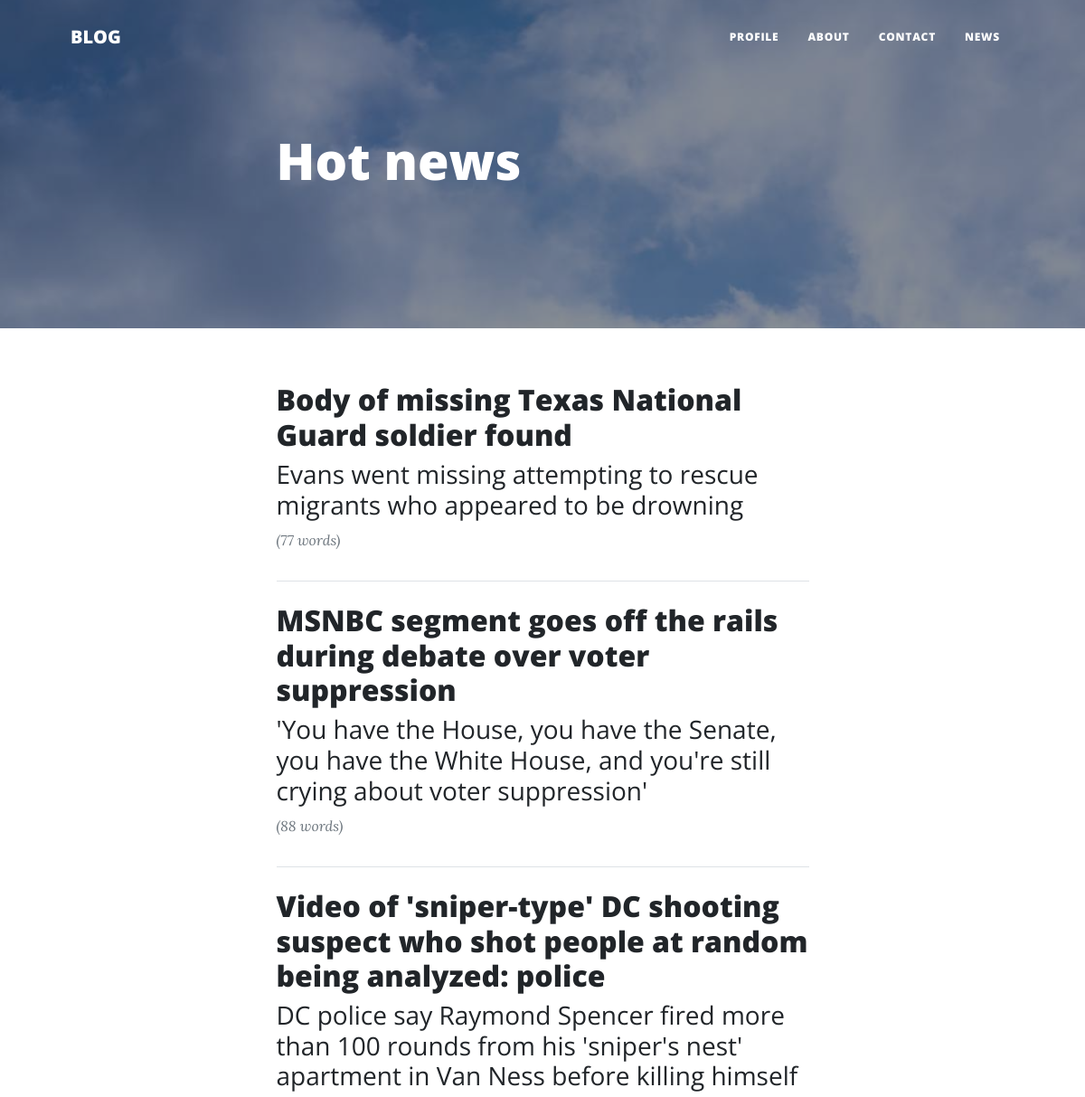
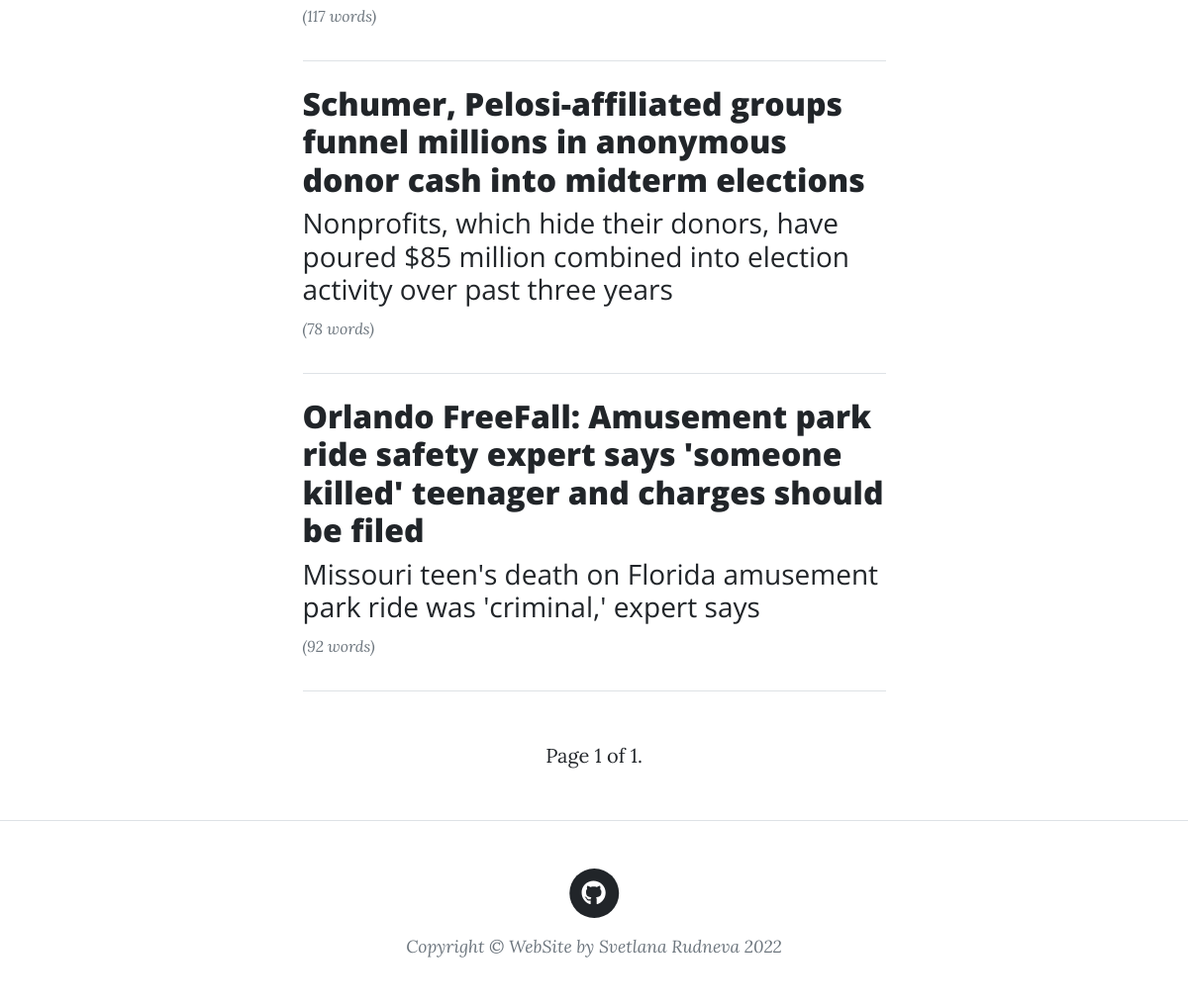
Page /news/ (signed in) on the committed database (2 pictures, top to bottom).
### home/models.py (models this page shows, shortened)
class NewsModel(models.Model):
    class Meta:
        verbose_name_plural = "News"
    title = models.CharField(max_length=300, blank=True, null=True)
    summary = models.CharField(max_length=300, blank=True, null=True)
    content = models.TextField()
    image = models.ImageField(upload_to="blog", blank=True, null=True)
    comments = GenericRelation(Comment)
    slug = models.SlugField(max_length=50, null=True, blank=True)
    published_at = models.CharField(max_length=300, null=True, blank=True)
    link = models.CharField(max_length=300, null=True, blank=True)

### home/views.py (the view)
# urls.py: path('news/', news_from_parser, name="news"),
def news_from_parser(request):
    posts = (
            NewsModel.objects.all()
        )
    number = 20
    current_page = Paginator(posts, 7)
    page = request.GET.get('page')
    context = {}
    try:
        context['posts'] = current_page.page(page)
    except PageNotAnInteger:
        context['posts'] = current_page.page(1)
    except EmptyPage:
        context['posts'] = current_page.page(current_page.num_pages)
    context['number'] = number
    return render(request, "news.html", context)

### home/templates/news.html
{% extends 'base.html' %}
{% load blog_extras crispy_forms_tags %}
{% load static %}
{% block content %}
    <header class="masthead" style='background-image: url("{% static 'img/post.jpg' %}");'>
        <div class="container position-relative px-4 px-lg-5">
            <div class="row gx-4 gx-lg-5 justify-content-center">
                <div class="col-md-10 col-lg-8 col-xl-7">
                    <div class="post-heading">
                        <h1>Hot news</h1>
                    </div>
                </div>
            </div>
        </div>
    </header>
    <div class="container px-4 px-lg-5" style="margin-top: 60px;">
        <div class="row gx-4 gx-lg-5 justify-content-center">
            <div class="col-md-10 col-lg-8 col-xl-7">
                {% for post in posts %}
                    <div class="post-preview">
                        <h2 class="post-title"><a href="{% url 'news_details' post.slug %}">{{ post.title }}</a></h2>
                        {% if post.summary %}
                            <h3 class="post-subtitle" style="font-weight:normal">{{ post.summary|safe }}</h3>
                        {% endif %}
                        <p class="post-meta">
                            <small>({{ post.content|wordcount }} words)</small>
                        </p>
                    </div>
                    <hr class="my-4" />
                {% endfor %}
                {% include 'paginator.html' with page=posts %}
            </div>
        </div>
    </div>
{% endblock %}

### rows in the picture
NewsModel: title "Body of missing Texas National Guard soldier found", summary "Evans went missing attempting to rescue migrants who appeared to be drowning", content "77"
NewsModel: title "MSNBC segment goes off the rails during debate over voter suppression", summary "'You have the House, you have the Senate, you have the White House, and you're still crying about voter suppression'", content "88"
NewsModel: title "Video of 'sniper-type' DC shooting suspect who shot people at random being analyzed: police", summary "DC police say Raymond Spencer fired more than 100 rounds from his 'sniper's nest' apartment in Van Ness before killing himself", content "117"
NewsModel: title "Schumer, Pelosi-affiliated groups funnel millions in anonymous donor cash into midterm elections", summary "Nonprofits, which hide their donors, have poured $85 million combined into election activity over past three years", content "78"
NewsModel: title "Orlando FreeFall: Amusement park ride safety expert says 'someone killed' teenager and charges should be filed", summary "Missouri teen's death on Florida amusement park ride was 'criminal,' expert says", content "92"

### other values in the picture
{{ page.number }} "1"
{{ page.paginator.num_pages }} "1"
